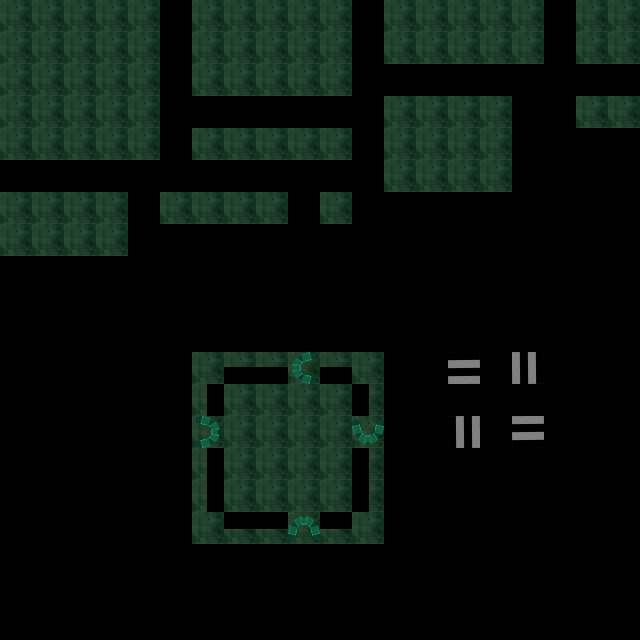

Rendered tile map (Tiled .tmx) drawn with the repository's tilesets; below, a short description and the map source with its tile grids summarised:
An orthogonal 20x20 tile map with 32x32 px tiles, 2 tile layers (Floor, OnFloor).

<map version="1.0" orientation="orthogonal" renderorder="right-down" width="20" height="20" tilewidth="32" tileheight="32" nextobjectid="1">
 <tileset firstgid="1" name="FroGamesMobileDungeon" tilewidth="32" tileheight="32" spacing="1" margin="1">
  <image source="../Textures/FroGamesMobileDungeon.png" width="133" height="133" />
  <tile id="0">
   <properties>
    <property name="TileType" value="Floor" />
   </properties>
  </tile>
 </tileset>
 <layer name="Floor" width="20" height="20">
  <data>[400 cells, 126 non-empty, 1 distinct tile ids]</data>
 </layer>
 <layer name="OnFloor" width="20" height="20">
  <data>[400 cells, 20 non-empty, 12 distinct tile ids]</data>
 </layer>
 <objectgroup name="Object Layer 1" />
</map>